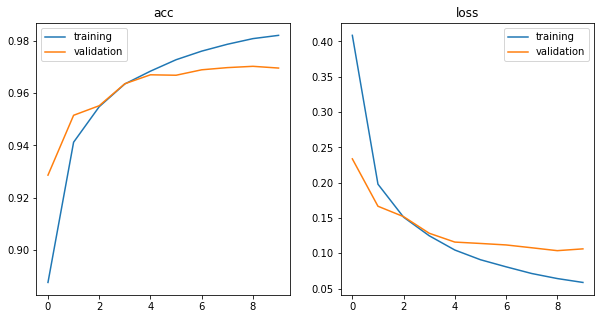

Write the Python code that produced this figure.
import numpy as np
import matplotlib.pylab as plt
from keras.datasets import *
from keras.utils import *
from keras.models import *
from keras.layers import *

#データ
(x_train, y_train), (x_test, y_test) = mnist.load_data()
x_train  = x_train.reshape(-1, 784)
x_test   = x_test.reshape(-1, 784)
x_train  = x_train.astype('float32')
x_test   = x_test.astype('float32')
x_train /= 255
x_test  /= 255
y_train  = to_categorical(y_train, 10)
y_test   = to_categorical(y_test, 10)

#モデル
model = Sequential()
model.add(Dense(units=50, activation='relu'))
model.add(Dense(units=50, activation='relu'))
model.add(Dense(units=10, activation='softmax'))
model.compile(loss='categorical_crossentropy', optimizer='rmsprop', metrics=['accuracy'])

#訓練
epochs = 10
history = model.fit(x=x_train, y=y_train, epochs=epochs, batch_size=100, validation_split=0.2)

#グラフ
epochs = range(epochs)
plt.figure(figsize=(10, 5))
plt.subplot(1, 2, 1)
plt.plot(epochs, history.history['acc'], label='training')
plt.plot(epochs, history.history['val_acc'], label='validation')
plt.title('acc')
plt.legend()
plt.subplot(1, 2, 2)
plt.plot(epochs, history.history['loss'], label='training')
plt.plot(epochs, history.history['val_loss'], label='validation')
plt.title('loss')
plt.legend()
plt.savefig('mnist.png')

#テスト
score = model.evaluate(x=x_test, y=y_test)
print('test_loss:', score[0])
print('test_acc:', score[1])
